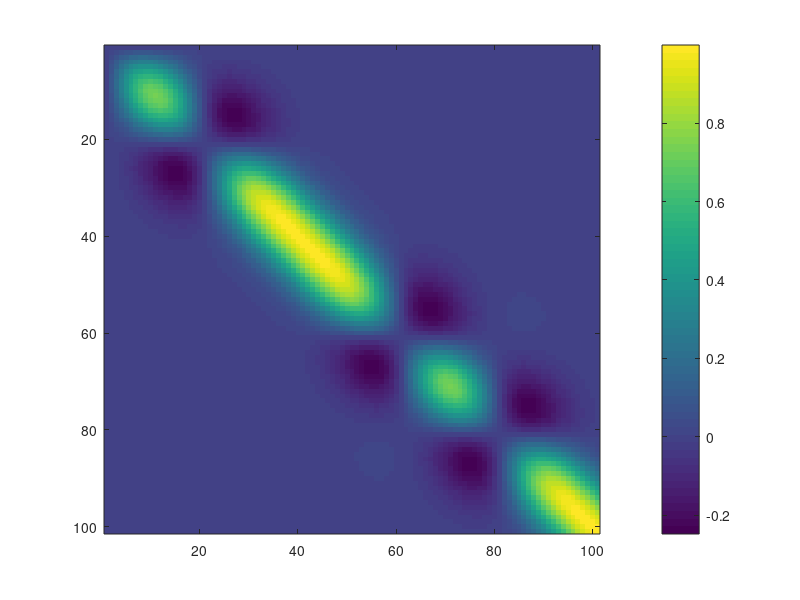
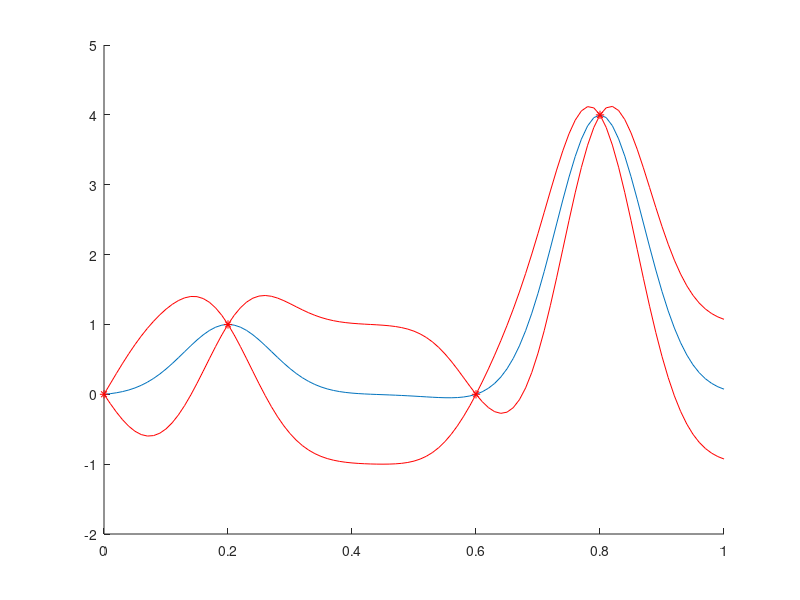
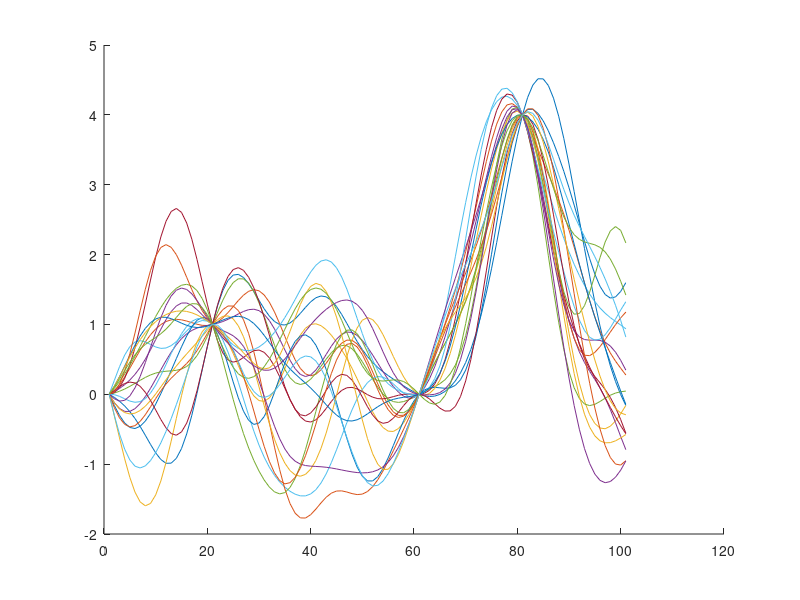

MATLAB code to generate these figures, in order:
%% Learning GP
% GP regression
close all; clear all; clc;

l = 0.1;
kernel = @(x,y) exp(-(x-y)*(x-y)'/(l*l));

%% Let be X the finite set of variables that we want to sample.
X = 0:0.01:1;

% Assuming 0 mean. Compute the covariance assuming exponential kernel
n = length(X);

K = [];
for i=1:n
    for j =1:n
        K(i,j) = kernel(X(i),X(j));
    end
end

fs = [0, 1, 0, 4];
Xs = [0, 0.2, 0.6, 0.8];

% fs = [0, 1, 0, 4, 2];
% Xs = [0, 0.2, 0.6, 0.8, 0.5];


Kss = [];
for i=1:length(fs)
    for j =1:length(fs)
        Kss(i,j) = kernel(Xs(i),Xs(j));
    end
end

Ks = [];
for i=1:length(fs)
    for j =1:n
        Ks(i,j) = kernel(Xs(i),X(j));
    end
end

nus = 0 + Ks'*inv(Kss)*(fs');
sig = K - Ks'*inv(Kss)*Ks;

figure(1);
imagesc(sig);
colorbar;

figure(2);
hold on;
plot(X, nus);
plot(Xs,fs, 'r*');

d = diag(sig);
plot(X, nus+sqrt(d), 'r');
plot(X, nus-sqrt(d), 'r');

figure(3);
hold on;
for i=1:20
    u = randn(n,1);
    % L  = chol(K); not very stable numerically 
    [A S D] = svd(sig);
    L = A*sqrt(S);
    F = L*u;
    plot(nus + F);
end